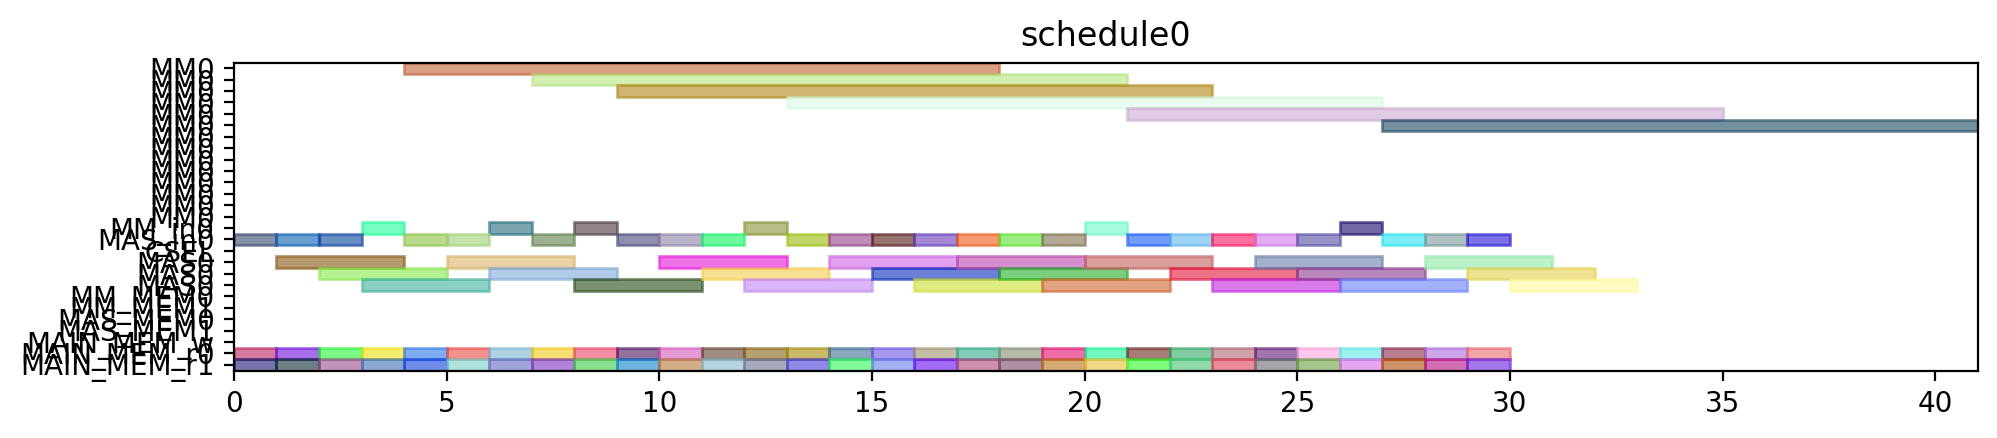

Recreate this plot in Python.
from pyschedule import Scenario, solvers, plotters, alt


def solve():
	horizon = 120
	S = Scenario("schedule0", horizon=horizon)

	# resource
	MM = S.Resources('MM', num=1, size=14)
	MM_in = S.Resources('MM_in', num=1)
	MAS_in = S.Resources('MAS_in', num=1)
	CSEL = S.Resource('CSEL')
	MAS = S.Resources('MAS', num=1, size=3, periods=range(1, horizon))
	MM_MEM = S.Resources('MM_MEM', num=2)
	MAS_MEM = S.Resources('MAS_MEM', num=2)
	MAIN_MEM_w = S.Resource('MAIN_MEM_w', size=1)
	MAIN_MEM_r = S.Resources('MAIN_MEM_r', num=2)

	# result of previous scheduling

	# new tasks
	c_t0_a1_0 = S.Task('c_t0_a1_0', length=3, delay_cost=1)
	c_t0_a1_0 += alt(MAS)
	c_t0_a1_0_in = S.Task('c_t0_a1_0_in', length=1, delay_cost=1)
	c_t0_a1_0_in += alt(MAS_in)
	S += c_t0_a1_0_in*MAS_in[0]<=c_t0_a1_0*MAS[0]

	c_t0_a1_0_mem0 = S.Task('c_t0_a1_0_mem0', length=1, delay_cost=1)
	c_t0_a1_0_mem0 += MAIN_MEM_r[0]
	S += c_t0_a1_0_mem0 <= c_t0_a1_0

	c_t0_a1_0_mem1 = S.Task('c_t0_a1_0_mem1', length=1, delay_cost=1)
	c_t0_a1_0_mem1 += MAIN_MEM_r[1]
	S += c_t0_a1_0_mem1 <= c_t0_a1_0

	c_t0_a1_1 = S.Task('c_t0_a1_1', length=3, delay_cost=1)
	c_t0_a1_1 += alt(MAS)
	c_t0_a1_1_in = S.Task('c_t0_a1_1_in', length=1, delay_cost=1)
	c_t0_a1_1_in += alt(MAS_in)
	S += c_t0_a1_1_in*MAS_in[0]<=c_t0_a1_1*MAS[0]

	c_t0_a1_1_mem0 = S.Task('c_t0_a1_1_mem0', length=1, delay_cost=1)
	c_t0_a1_1_mem0 += MAIN_MEM_r[0]
	S += c_t0_a1_1_mem0 <= c_t0_a1_1

	c_t0_a1_1_mem1 = S.Task('c_t0_a1_1_mem1', length=1, delay_cost=1)
	c_t0_a1_1_mem1 += MAIN_MEM_r[1]
	S += c_t0_a1_1_mem1 <= c_t0_a1_1

	c_t0_t10 = S.Task('c_t0_t10', length=3, delay_cost=1)
	c_t0_t10 += alt(MAS)
	c_t0_t10_in = S.Task('c_t0_t10_in', length=1, delay_cost=1)
	c_t0_t10_in += alt(MAS_in)
	S += c_t0_t10_in*MAS_in[0]<=c_t0_t10*MAS[0]

	c_t0_t10_mem0 = S.Task('c_t0_t10_mem0', length=1, delay_cost=1)
	c_t0_t10_mem0 += MAIN_MEM_r[0]
	S += c_t0_t10_mem0 <= c_t0_t10

	c_t0_t10_mem1 = S.Task('c_t0_t10_mem1', length=1, delay_cost=1)
	c_t0_t10_mem1 += MAIN_MEM_r[1]
	S += c_t0_t10_mem1 <= c_t0_t10

	c_t0_t11 = S.Task('c_t0_t11', length=3, delay_cost=1)
	c_t0_t11 += alt(MAS)
	c_t0_t11_in = S.Task('c_t0_t11_in', length=1, delay_cost=1)
	c_t0_t11_in += alt(MAS_in)
	S += c_t0_t11_in*MAS_in[0]<=c_t0_t11*MAS[0]

	c_t0_t11_mem0 = S.Task('c_t0_t11_mem0', length=1, delay_cost=1)
	c_t0_t11_mem0 += MAIN_MEM_r[0]
	S += c_t0_t11_mem0 <= c_t0_t11

	c_t0_t11_mem1 = S.Task('c_t0_t11_mem1', length=1, delay_cost=1)
	c_t0_t11_mem1 += MAIN_MEM_r[1]
	S += c_t0_t11_mem1 <= c_t0_t11

	c_t0_t3_t0 = S.Task('c_t0_t3_t0', length=14, delay_cost=1)
	c_t0_t3_t0 += alt(MM)
	c_t0_t3_t0_in = S.Task('c_t0_t3_t0_in', length=1, delay_cost=1)
	c_t0_t3_t0_in += alt(MM_in)
	S += c_t0_t3_t0_in*MM_in[0]<=c_t0_t3_t0*MM[0]
	c_t0_t3_t0_mem0 = S.Task('c_t0_t3_t0_mem0', length=1, delay_cost=1)
	c_t0_t3_t0_mem0 += MAIN_MEM_r[0]
	S += c_t0_t3_t0_mem0 <= c_t0_t3_t0

	c_t0_t3_t0_mem1 = S.Task('c_t0_t3_t0_mem1', length=1, delay_cost=1)
	c_t0_t3_t0_mem1 += MAIN_MEM_r[1]
	S += c_t0_t3_t0_mem1 <= c_t0_t3_t0

	c_t0_t3_t1 = S.Task('c_t0_t3_t1', length=14, delay_cost=1)
	c_t0_t3_t1 += alt(MM)
	c_t0_t3_t1_in = S.Task('c_t0_t3_t1_in', length=1, delay_cost=1)
	c_t0_t3_t1_in += alt(MM_in)
	S += c_t0_t3_t1_in*MM_in[0]<=c_t0_t3_t1*MM[0]
	c_t0_t3_t1_mem0 = S.Task('c_t0_t3_t1_mem0', length=1, delay_cost=1)
	c_t0_t3_t1_mem0 += MAIN_MEM_r[0]
	S += c_t0_t3_t1_mem0 <= c_t0_t3_t1

	c_t0_t3_t1_mem1 = S.Task('c_t0_t3_t1_mem1', length=1, delay_cost=1)
	c_t0_t3_t1_mem1 += MAIN_MEM_r[1]
	S += c_t0_t3_t1_mem1 <= c_t0_t3_t1

	c_t0_t3_t2 = S.Task('c_t0_t3_t2', length=3, delay_cost=1)
	c_t0_t3_t2 += alt(MAS)
	c_t0_t3_t2_in = S.Task('c_t0_t3_t2_in', length=1, delay_cost=1)
	c_t0_t3_t2_in += alt(MAS_in)
	S += c_t0_t3_t2_in*MAS_in[0]<=c_t0_t3_t2*MAS[0]

	c_t0_t3_t2_mem0 = S.Task('c_t0_t3_t2_mem0', length=1, delay_cost=1)
	c_t0_t3_t2_mem0 += MAIN_MEM_r[0]
	S += c_t0_t3_t2_mem0 <= c_t0_t3_t2

	c_t0_t3_t2_mem1 = S.Task('c_t0_t3_t2_mem1', length=1, delay_cost=1)
	c_t0_t3_t2_mem1 += MAIN_MEM_r[1]
	S += c_t0_t3_t2_mem1 <= c_t0_t3_t2

	c_t0_t3_t3 = S.Task('c_t0_t3_t3', length=3, delay_cost=1)
	c_t0_t3_t3 += alt(MAS)
	c_t0_t3_t3_in = S.Task('c_t0_t3_t3_in', length=1, delay_cost=1)
	c_t0_t3_t3_in += alt(MAS_in)
	S += c_t0_t3_t3_in*MAS_in[0]<=c_t0_t3_t3*MAS[0]

	c_t0_t3_t3_mem0 = S.Task('c_t0_t3_t3_mem0', length=1, delay_cost=1)
	c_t0_t3_t3_mem0 += MAIN_MEM_r[0]
	S += c_t0_t3_t3_mem0 <= c_t0_t3_t3

	c_t0_t3_t3_mem1 = S.Task('c_t0_t3_t3_mem1', length=1, delay_cost=1)
	c_t0_t3_t3_mem1 += MAIN_MEM_r[1]
	S += c_t0_t3_t3_mem1 <= c_t0_t3_t3

	c_t1_a1_0 = S.Task('c_t1_a1_0', length=3, delay_cost=1)
	c_t1_a1_0 += alt(MAS)
	c_t1_a1_0_in = S.Task('c_t1_a1_0_in', length=1, delay_cost=1)
	c_t1_a1_0_in += alt(MAS_in)
	S += c_t1_a1_0_in*MAS_in[0]<=c_t1_a1_0*MAS[0]

	c_t1_a1_0_mem0 = S.Task('c_t1_a1_0_mem0', length=1, delay_cost=1)
	c_t1_a1_0_mem0 += MAIN_MEM_r[0]
	S += c_t1_a1_0_mem0 <= c_t1_a1_0

	c_t1_a1_0_mem1 = S.Task('c_t1_a1_0_mem1', length=1, delay_cost=1)
	c_t1_a1_0_mem1 += MAIN_MEM_r[1]
	S += c_t1_a1_0_mem1 <= c_t1_a1_0

	c_t1_a1_1 = S.Task('c_t1_a1_1', length=3, delay_cost=1)
	c_t1_a1_1 += alt(MAS)
	c_t1_a1_1_in = S.Task('c_t1_a1_1_in', length=1, delay_cost=1)
	c_t1_a1_1_in += alt(MAS_in)
	S += c_t1_a1_1_in*MAS_in[0]<=c_t1_a1_1*MAS[0]

	c_t1_a1_1_mem0 = S.Task('c_t1_a1_1_mem0', length=1, delay_cost=1)
	c_t1_a1_1_mem0 += MAIN_MEM_r[0]
	S += c_t1_a1_1_mem0 <= c_t1_a1_1

	c_t1_a1_1_mem1 = S.Task('c_t1_a1_1_mem1', length=1, delay_cost=1)
	c_t1_a1_1_mem1 += MAIN_MEM_r[1]
	S += c_t1_a1_1_mem1 <= c_t1_a1_1

	c_t1_t10 = S.Task('c_t1_t10', length=3, delay_cost=1)
	c_t1_t10 += alt(MAS)
	c_t1_t10_in = S.Task('c_t1_t10_in', length=1, delay_cost=1)
	c_t1_t10_in += alt(MAS_in)
	S += c_t1_t10_in*MAS_in[0]<=c_t1_t10*MAS[0]

	c_t1_t10_mem0 = S.Task('c_t1_t10_mem0', length=1, delay_cost=1)
	c_t1_t10_mem0 += MAIN_MEM_r[0]
	S += c_t1_t10_mem0 <= c_t1_t10

	c_t1_t10_mem1 = S.Task('c_t1_t10_mem1', length=1, delay_cost=1)
	c_t1_t10_mem1 += MAIN_MEM_r[1]
	S += c_t1_t10_mem1 <= c_t1_t10

	c_t1_t11 = S.Task('c_t1_t11', length=3, delay_cost=1)
	c_t1_t11 += alt(MAS)
	c_t1_t11_in = S.Task('c_t1_t11_in', length=1, delay_cost=1)
	c_t1_t11_in += alt(MAS_in)
	S += c_t1_t11_in*MAS_in[0]<=c_t1_t11*MAS[0]

	c_t1_t11_mem0 = S.Task('c_t1_t11_mem0', length=1, delay_cost=1)
	c_t1_t11_mem0 += MAIN_MEM_r[0]
	S += c_t1_t11_mem0 <= c_t1_t11

	c_t1_t11_mem1 = S.Task('c_t1_t11_mem1', length=1, delay_cost=1)
	c_t1_t11_mem1 += MAIN_MEM_r[1]
	S += c_t1_t11_mem1 <= c_t1_t11

	c_t1_t3_t0 = S.Task('c_t1_t3_t0', length=14, delay_cost=1)
	c_t1_t3_t0 += alt(MM)
	c_t1_t3_t0_in = S.Task('c_t1_t3_t0_in', length=1, delay_cost=1)
	c_t1_t3_t0_in += alt(MM_in)
	S += c_t1_t3_t0_in*MM_in[0]<=c_t1_t3_t0*MM[0]
	c_t1_t3_t0_mem0 = S.Task('c_t1_t3_t0_mem0', length=1, delay_cost=1)
	c_t1_t3_t0_mem0 += MAIN_MEM_r[0]
	S += c_t1_t3_t0_mem0 <= c_t1_t3_t0

	c_t1_t3_t0_mem1 = S.Task('c_t1_t3_t0_mem1', length=1, delay_cost=1)
	c_t1_t3_t0_mem1 += MAIN_MEM_r[1]
	S += c_t1_t3_t0_mem1 <= c_t1_t3_t0

	c_t1_t3_t1 = S.Task('c_t1_t3_t1', length=14, delay_cost=1)
	c_t1_t3_t1 += alt(MM)
	c_t1_t3_t1_in = S.Task('c_t1_t3_t1_in', length=1, delay_cost=1)
	c_t1_t3_t1_in += alt(MM_in)
	S += c_t1_t3_t1_in*MM_in[0]<=c_t1_t3_t1*MM[0]
	c_t1_t3_t1_mem0 = S.Task('c_t1_t3_t1_mem0', length=1, delay_cost=1)
	c_t1_t3_t1_mem0 += MAIN_MEM_r[0]
	S += c_t1_t3_t1_mem0 <= c_t1_t3_t1

	c_t1_t3_t1_mem1 = S.Task('c_t1_t3_t1_mem1', length=1, delay_cost=1)
	c_t1_t3_t1_mem1 += MAIN_MEM_r[1]
	S += c_t1_t3_t1_mem1 <= c_t1_t3_t1

	c_t1_t3_t2 = S.Task('c_t1_t3_t2', length=3, delay_cost=1)
	c_t1_t3_t2 += alt(MAS)
	c_t1_t3_t2_in = S.Task('c_t1_t3_t2_in', length=1, delay_cost=1)
	c_t1_t3_t2_in += alt(MAS_in)
	S += c_t1_t3_t2_in*MAS_in[0]<=c_t1_t3_t2*MAS[0]

	c_t1_t3_t2_mem0 = S.Task('c_t1_t3_t2_mem0', length=1, delay_cost=1)
	c_t1_t3_t2_mem0 += MAIN_MEM_r[0]
	S += c_t1_t3_t2_mem0 <= c_t1_t3_t2

	c_t1_t3_t2_mem1 = S.Task('c_t1_t3_t2_mem1', length=1, delay_cost=1)
	c_t1_t3_t2_mem1 += MAIN_MEM_r[1]
	S += c_t1_t3_t2_mem1 <= c_t1_t3_t2

	c_t1_t3_t3 = S.Task('c_t1_t3_t3', length=3, delay_cost=1)
	c_t1_t3_t3 += alt(MAS)
	c_t1_t3_t3_in = S.Task('c_t1_t3_t3_in', length=1, delay_cost=1)
	c_t1_t3_t3_in += alt(MAS_in)
	S += c_t1_t3_t3_in*MAS_in[0]<=c_t1_t3_t3*MAS[0]

	c_t1_t3_t3_mem0 = S.Task('c_t1_t3_t3_mem0', length=1, delay_cost=1)
	c_t1_t3_t3_mem0 += MAIN_MEM_r[0]
	S += c_t1_t3_t3_mem0 <= c_t1_t3_t3

	c_t1_t3_t3_mem1 = S.Task('c_t1_t3_t3_mem1', length=1, delay_cost=1)
	c_t1_t3_t3_mem1 += MAIN_MEM_r[1]
	S += c_t1_t3_t3_mem1 <= c_t1_t3_t3

	c_t2_a1_0 = S.Task('c_t2_a1_0', length=3, delay_cost=1)
	c_t2_a1_0 += alt(MAS)
	c_t2_a1_0_in = S.Task('c_t2_a1_0_in', length=1, delay_cost=1)
	c_t2_a1_0_in += alt(MAS_in)
	S += c_t2_a1_0_in*MAS_in[0]<=c_t2_a1_0*MAS[0]

	c_t2_a1_0_mem0 = S.Task('c_t2_a1_0_mem0', length=1, delay_cost=1)
	c_t2_a1_0_mem0 += MAIN_MEM_r[0]
	S += c_t2_a1_0_mem0 <= c_t2_a1_0

	c_t2_a1_0_mem1 = S.Task('c_t2_a1_0_mem1', length=1, delay_cost=1)
	c_t2_a1_0_mem1 += MAIN_MEM_r[1]
	S += c_t2_a1_0_mem1 <= c_t2_a1_0

	c_t2_a1_1 = S.Task('c_t2_a1_1', length=3, delay_cost=1)
	c_t2_a1_1 += alt(MAS)
	c_t2_a1_1_in = S.Task('c_t2_a1_1_in', length=1, delay_cost=1)
	c_t2_a1_1_in += alt(MAS_in)
	S += c_t2_a1_1_in*MAS_in[0]<=c_t2_a1_1*MAS[0]

	c_t2_a1_1_mem0 = S.Task('c_t2_a1_1_mem0', length=1, delay_cost=1)
	c_t2_a1_1_mem0 += MAIN_MEM_r[0]
	S += c_t2_a1_1_mem0 <= c_t2_a1_1

	c_t2_a1_1_mem1 = S.Task('c_t2_a1_1_mem1', length=1, delay_cost=1)
	c_t2_a1_1_mem1 += MAIN_MEM_r[1]
	S += c_t2_a1_1_mem1 <= c_t2_a1_1

	c_t2_t10 = S.Task('c_t2_t10', length=3, delay_cost=1)
	c_t2_t10 += alt(MAS)
	c_t2_t10_in = S.Task('c_t2_t10_in', length=1, delay_cost=1)
	c_t2_t10_in += alt(MAS_in)
	S += c_t2_t10_in*MAS_in[0]<=c_t2_t10*MAS[0]

	c_t2_t10_mem0 = S.Task('c_t2_t10_mem0', length=1, delay_cost=1)
	c_t2_t10_mem0 += MAIN_MEM_r[0]
	S += c_t2_t10_mem0 <= c_t2_t10

	c_t2_t10_mem1 = S.Task('c_t2_t10_mem1', length=1, delay_cost=1)
	c_t2_t10_mem1 += MAIN_MEM_r[1]
	S += c_t2_t10_mem1 <= c_t2_t10

	c_t2_t11 = S.Task('c_t2_t11', length=3, delay_cost=1)
	c_t2_t11 += alt(MAS)
	c_t2_t11_in = S.Task('c_t2_t11_in', length=1, delay_cost=1)
	c_t2_t11_in += alt(MAS_in)
	S += c_t2_t11_in*MAS_in[0]<=c_t2_t11*MAS[0]

	c_t2_t11_mem0 = S.Task('c_t2_t11_mem0', length=1, delay_cost=1)
	c_t2_t11_mem0 += MAIN_MEM_r[0]
	S += c_t2_t11_mem0 <= c_t2_t11

	c_t2_t11_mem1 = S.Task('c_t2_t11_mem1', length=1, delay_cost=1)
	c_t2_t11_mem1 += MAIN_MEM_r[1]
	S += c_t2_t11_mem1 <= c_t2_t11

	c_t2_t3_t0 = S.Task('c_t2_t3_t0', length=14, delay_cost=1)
	c_t2_t3_t0 += alt(MM)
	c_t2_t3_t0_in = S.Task('c_t2_t3_t0_in', length=1, delay_cost=1)
	c_t2_t3_t0_in += alt(MM_in)
	S += c_t2_t3_t0_in*MM_in[0]<=c_t2_t3_t0*MM[0]
	c_t2_t3_t0_mem0 = S.Task('c_t2_t3_t0_mem0', length=1, delay_cost=1)
	c_t2_t3_t0_mem0 += MAIN_MEM_r[0]
	S += c_t2_t3_t0_mem0 <= c_t2_t3_t0

	c_t2_t3_t0_mem1 = S.Task('c_t2_t3_t0_mem1', length=1, delay_cost=1)
	c_t2_t3_t0_mem1 += MAIN_MEM_r[1]
	S += c_t2_t3_t0_mem1 <= c_t2_t3_t0

	c_t2_t3_t1 = S.Task('c_t2_t3_t1', length=14, delay_cost=1)
	c_t2_t3_t1 += alt(MM)
	c_t2_t3_t1_in = S.Task('c_t2_t3_t1_in', length=1, delay_cost=1)
	c_t2_t3_t1_in += alt(MM_in)
	S += c_t2_t3_t1_in*MM_in[0]<=c_t2_t3_t1*MM[0]
	c_t2_t3_t1_mem0 = S.Task('c_t2_t3_t1_mem0', length=1, delay_cost=1)
	c_t2_t3_t1_mem0 += MAIN_MEM_r[0]
	S += c_t2_t3_t1_mem0 <= c_t2_t3_t1

	c_t2_t3_t1_mem1 = S.Task('c_t2_t3_t1_mem1', length=1, delay_cost=1)
	c_t2_t3_t1_mem1 += MAIN_MEM_r[1]
	S += c_t2_t3_t1_mem1 <= c_t2_t3_t1

	c_t2_t3_t2 = S.Task('c_t2_t3_t2', length=3, delay_cost=1)
	c_t2_t3_t2 += alt(MAS)
	c_t2_t3_t2_in = S.Task('c_t2_t3_t2_in', length=1, delay_cost=1)
	c_t2_t3_t2_in += alt(MAS_in)
	S += c_t2_t3_t2_in*MAS_in[0]<=c_t2_t3_t2*MAS[0]

	c_t2_t3_t2_mem0 = S.Task('c_t2_t3_t2_mem0', length=1, delay_cost=1)
	c_t2_t3_t2_mem0 += MAIN_MEM_r[0]
	S += c_t2_t3_t2_mem0 <= c_t2_t3_t2

	c_t2_t3_t2_mem1 = S.Task('c_t2_t3_t2_mem1', length=1, delay_cost=1)
	c_t2_t3_t2_mem1 += MAIN_MEM_r[1]
	S += c_t2_t3_t2_mem1 <= c_t2_t3_t2

	c_t2_t3_t3 = S.Task('c_t2_t3_t3', length=3, delay_cost=1)
	c_t2_t3_t3 += alt(MAS)
	c_t2_t3_t3_in = S.Task('c_t2_t3_t3_in', length=1, delay_cost=1)
	c_t2_t3_t3_in += alt(MAS_in)
	S += c_t2_t3_t3_in*MAS_in[0]<=c_t2_t3_t3*MAS[0]

	c_t2_t3_t3_mem0 = S.Task('c_t2_t3_t3_mem0', length=1, delay_cost=1)
	c_t2_t3_t3_mem0 += MAIN_MEM_r[0]
	S += c_t2_t3_t3_mem0 <= c_t2_t3_t3

	c_t2_t3_t3_mem1 = S.Task('c_t2_t3_t3_mem1', length=1, delay_cost=1)
	c_t2_t3_t3_mem1 += MAIN_MEM_r[1]
	S += c_t2_t3_t3_mem1 <= c_t2_t3_t3

	c_t3000 = S.Task('c_t3000', length=3, delay_cost=1)
	c_t3000 += alt(MAS)
	c_t3000_in = S.Task('c_t3000_in', length=1, delay_cost=1)
	c_t3000_in += alt(MAS_in)
	S += c_t3000_in*MAS_in[0]<=c_t3000*MAS[0]

	c_t3000_mem0 = S.Task('c_t3000_mem0', length=1, delay_cost=1)
	c_t3000_mem0 += MAIN_MEM_r[0]
	S += c_t3000_mem0 <= c_t3000

	c_t3000_mem1 = S.Task('c_t3000_mem1', length=1, delay_cost=1)
	c_t3000_mem1 += MAIN_MEM_r[1]
	S += c_t3000_mem1 <= c_t3000

	c_t3001 = S.Task('c_t3001', length=3, delay_cost=1)
	c_t3001 += alt(MAS)
	c_t3001_in = S.Task('c_t3001_in', length=1, delay_cost=1)
	c_t3001_in += alt(MAS_in)
	S += c_t3001_in*MAS_in[0]<=c_t3001*MAS[0]

	c_t3001_mem0 = S.Task('c_t3001_mem0', length=1, delay_cost=1)
	c_t3001_mem0 += MAIN_MEM_r[0]
	S += c_t3001_mem0 <= c_t3001

	c_t3001_mem1 = S.Task('c_t3001_mem1', length=1, delay_cost=1)
	c_t3001_mem1 += MAIN_MEM_r[1]
	S += c_t3001_mem1 <= c_t3001

	c_t3010 = S.Task('c_t3010', length=3, delay_cost=1)
	c_t3010 += alt(MAS)
	c_t3010_in = S.Task('c_t3010_in', length=1, delay_cost=1)
	c_t3010_in += alt(MAS_in)
	S += c_t3010_in*MAS_in[0]<=c_t3010*MAS[0]

	c_t3010_mem0 = S.Task('c_t3010_mem0', length=1, delay_cost=1)
	c_t3010_mem0 += MAIN_MEM_r[0]
	S += c_t3010_mem0 <= c_t3010

	c_t3010_mem1 = S.Task('c_t3010_mem1', length=1, delay_cost=1)
	c_t3010_mem1 += MAIN_MEM_r[1]
	S += c_t3010_mem1 <= c_t3010

	c_t3011 = S.Task('c_t3011', length=3, delay_cost=1)
	c_t3011 += alt(MAS)
	c_t3011_in = S.Task('c_t3011_in', length=1, delay_cost=1)
	c_t3011_in += alt(MAS_in)
	S += c_t3011_in*MAS_in[0]<=c_t3011*MAS[0]

	c_t3011_mem0 = S.Task('c_t3011_mem0', length=1, delay_cost=1)
	c_t3011_mem0 += MAIN_MEM_r[0]
	S += c_t3011_mem0 <= c_t3011

	c_t3011_mem1 = S.Task('c_t3011_mem1', length=1, delay_cost=1)
	c_t3011_mem1 += MAIN_MEM_r[1]
	S += c_t3011_mem1 <= c_t3011

	c_t4000 = S.Task('c_t4000', length=3, delay_cost=1)
	c_t4000 += alt(MAS)
	c_t4000_in = S.Task('c_t4000_in', length=1, delay_cost=1)
	c_t4000_in += alt(MAS_in)
	S += c_t4000_in*MAS_in[0]<=c_t4000*MAS[0]

	c_t4000_mem0 = S.Task('c_t4000_mem0', length=1, delay_cost=1)
	c_t4000_mem0 += MAIN_MEM_r[0]
	S += c_t4000_mem0 <= c_t4000

	c_t4000_mem1 = S.Task('c_t4000_mem1', length=1, delay_cost=1)
	c_t4000_mem1 += MAIN_MEM_r[1]
	S += c_t4000_mem1 <= c_t4000

	c_t4001 = S.Task('c_t4001', length=3, delay_cost=1)
	c_t4001 += alt(MAS)
	c_t4001_in = S.Task('c_t4001_in', length=1, delay_cost=1)
	c_t4001_in += alt(MAS_in)
	S += c_t4001_in*MAS_in[0]<=c_t4001*MAS[0]

	c_t4001_mem0 = S.Task('c_t4001_mem0', length=1, delay_cost=1)
	c_t4001_mem0 += MAIN_MEM_r[0]
	S += c_t4001_mem0 <= c_t4001

	c_t4001_mem1 = S.Task('c_t4001_mem1', length=1, delay_cost=1)
	c_t4001_mem1 += MAIN_MEM_r[1]
	S += c_t4001_mem1 <= c_t4001

	solvers.mip.solve(S,msg=1,kind='CPLEX',ratio_gap=1.01)

	solution = [['hoge']*len(S.solution()[1]) for i in range(len(S.solution()))]
	for i in range(len(S.solution())):
		for j in range(len(S.solution()[i])):
			solution[i][j]=str(S.solution()[i][j])
	print(solution)

	cycles = int(solution[-1][3])

	pic_file_name = "/mnt/rose/usr1/fukuda/ABE/multiRAM_multiMAS_16mux/scheduling_result/stage14MM1_stage3MAS1/SQR/schedule0.png"
	if(S.solution() != []):
		plotters.matplotlib.plot(S,img_filename=pic_file_name, show_task_labels=False, fig_size=(cycles*0.25+3, 2))

	return solution
